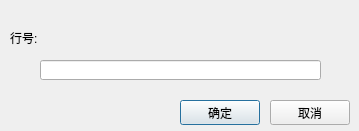
<?xml version="1.0" encoding="UTF-8"?>
<ui version="4.0">
 <class>Dialog</class>
 <widget class="QDialog" name="Dialog">
  <property name="geometry">
   <rect>
    <x>0</x>
    <y>0</y>
    <width>359</width>
    <height>131</height>
   </rect>
  </property>
  <property name="windowTitle">
   <string>Dialog</string>
  </property>
  <widget class="QPushButton" name="btnSubmit">
   <property name="geometry">
    <rect>
     <x>180</x>
     <y>100</y>
     <width>80</width>
     <height>25</height>
    </rect>
   </property>
   <property name="text">
    <string>确定</string>
   </property>
  </widget>
  <widget class="QPushButton" name="btnCancel">
   <property name="geometry">
    <rect>
     <x>270</x>
     <y>100</y>
     <width>80</width>
     <height>25</height>
    </rect>
   </property>
   <property name="text">
    <string>取消</string>
   </property>
  </widget>
  <widget class="QLabel" name="label">
   <property name="geometry">
    <rect>
     <x>10</x>
     <y>30</y>
     <width>321</width>
     <height>16</height>
    </rect>
   </property>
   <property name="text">
    <string>行号:</string>
   </property>
  </widget>
  <widget class="QLineEdit" name="edtLine">
   <property name="geometry">
    <rect>
     <x>40</x>
     <y>60</y>
     <width>281</width>
     <height>20</height>
    </rect>
   </property>
  </widget>
 </widget>
 <resources/>
 <connections/>
</ui>
